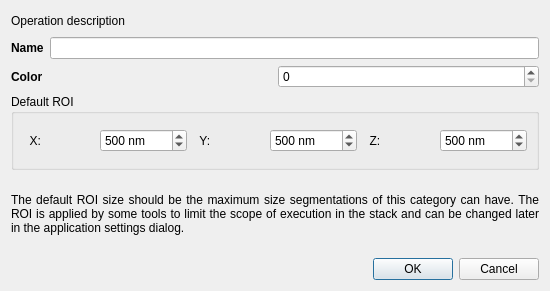
<?xml version="1.0" encoding="UTF-8"?>
<ui version="4.0">
 <class>CreateCategoryDialog</class>
 <widget class="QDialog" name="CreateCategoryDialog">
  <property name="geometry">
   <rect>
    <x>0</x>
    <y>0</y>
    <width>550</width>
    <height>291</height>
   </rect>
  </property>
  <property name="minimumSize">
   <size>
    <width>550</width>
    <height>291</height>
   </size>
  </property>
  <property name="maximumSize">
   <size>
    <width>550</width>
    <height>291</height>
   </size>
  </property>
  <property name="windowTitle">
   <string>Create New Category</string>
  </property>
  <property name="windowIcon">
   <iconset resource="../../rsc/espina.qrc">
    <normaloff>:/espina/espina.svg</normaloff>:/espina/espina.svg</iconset>
  </property>
  <property name="modal">
   <bool>true</bool>
  </property>
  <layout class="QVBoxLayout" name="verticalLayout">
   <item>
    <widget class="QLabel" name="m_operation">
     <property name="maximumSize">
      <size>
       <width>16777215</width>
       <height>20</height>
      </size>
     </property>
     <property name="text">
      <string>Operation description</string>
     </property>
    </widget>
   </item>
   <item>
    <layout class="QHBoxLayout" name="horizontalLayout">
     <item>
      <widget class="QLabel" name="label">
       <property name="font">
        <font>
         <weight>75</weight>
         <bold>true</bold>
        </font>
       </property>
       <property name="text">
        <string>Name</string>
       </property>
      </widget>
     </item>
     <item>
      <widget class="QLineEdit" name="m_name"/>
     </item>
    </layout>
   </item>
   <item>
    <layout class="QHBoxLayout" name="m_colorLayout" stretch="0,0">
     <item>
      <widget class="QLabel" name="label_2">
       <property name="font">
        <font>
         <weight>75</weight>
         <bold>true</bold>
        </font>
       </property>
       <property name="text">
        <string>Color</string>
       </property>
      </widget>
     </item>
     <item>
      <widget class="QSpinBox" name="m_hueSpinbox">
       <property name="maximum">
        <number>359</number>
       </property>
      </widget>
     </item>
    </layout>
   </item>
   <item>
    <widget class="QGroupBox" name="m_ROIGroup">
     <property name="title">
      <string>Default ROI</string>
     </property>
     <property name="checked">
      <bool>false</bool>
     </property>
     <layout class="QHBoxLayout" name="horizontalLayout_3" stretch="0,0,0,0,0,0">
      <item>
       <widget class="QLabel" name="label_4">
        <property name="text">
         <string>  X:</string>
        </property>
       </widget>
      </item>
      <item>
       <widget class="QSpinBox" name="m_xROI">
        <property name="suffix">
         <string> nm</string>
        </property>
        <property name="prefix">
         <string/>
        </property>
        <property name="minimum">
         <number>1</number>
        </property>
        <property name="maximum">
         <number>999999999</number>
        </property>
        <property name="value">
         <number>500</number>
        </property>
       </widget>
      </item>
      <item>
       <widget class="QLabel" name="label_5">
        <property name="text">
         <string>  Y:</string>
        </property>
       </widget>
      </item>
      <item>
       <widget class="QSpinBox" name="m_yROI">
        <property name="suffix">
         <string> nm</string>
        </property>
        <property name="minimum">
         <number>1</number>
        </property>
        <property name="maximum">
         <number>999999999</number>
        </property>
        <property name="value">
         <number>500</number>
        </property>
       </widget>
      </item>
      <item>
       <widget class="QLabel" name="label_6">
        <property name="text">
         <string>  Z:</string>
        </property>
       </widget>
      </item>
      <item>
       <widget class="QSpinBox" name="m_zROI">
        <property name="suffix">
         <string> nm</string>
        </property>
        <property name="minimum">
         <number>1</number>
        </property>
        <property name="maximum">
         <number>999999999</number>
        </property>
        <property name="value">
         <number>500</number>
        </property>
       </widget>
      </item>
     </layout>
    </widget>
   </item>
   <item>
    <widget class="QLabel" name="label_3">
     <property name="text">
      <string>The default ROI size should be the maximum size segmentations of this category can have. The ROI is applied by some tools to limit the scope of execution in the stack and can be changed later in the application settings dialog.</string>
     </property>
     <property name="scaledContents">
      <bool>false</bool>
     </property>
     <property name="alignment">
      <set>Qt::AlignJustify|Qt::AlignVCenter</set>
     </property>
     <property name="wordWrap">
      <bool>true</bool>
     </property>
    </widget>
   </item>
   <item>
    <widget class="QDialogButtonBox" name="buttonBox">
     <property name="orientation">
      <enum>Qt::Horizontal</enum>
     </property>
     <property name="standardButtons">
      <set>QDialogButtonBox::Cancel|QDialogButtonBox::Ok</set>
     </property>
    </widget>
   </item>
  </layout>
 </widget>
 <resources>
  <include location="../../rsc/espina.qrc"/>
 </resources>
 <connections>
  <connection>
   <sender>buttonBox</sender>
   <signal>accepted()</signal>
   <receiver>CreateCategoryDialog</receiver>
   <slot>accept()</slot>
   <hints>
    <hint type="sourcelabel">
     <x>248</x>
     <y>254</y>
    </hint>
    <hint type="destinationlabel">
     <x>157</x>
     <y>274</y>
    </hint>
   </hints>
  </connection>
  <connection>
   <sender>buttonBox</sender>
   <signal>rejected()</signal>
   <receiver>CreateCategoryDialog</receiver>
   <slot>reject()</slot>
   <hints>
    <hint type="sourcelabel">
     <x>316</x>
     <y>260</y>
    </hint>
    <hint type="destinationlabel">
     <x>286</x>
     <y>274</y>
    </hint>
   </hints>
  </connection>
 </connections>
</ui>
